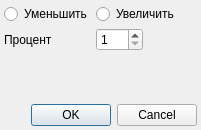
<?xml version="1.0" ?>
<ui version="4.0">
 <class>UpdateDoseNomenclatureExpenseEditor</class>
 <widget class="QDialog" name="UpdateDoseNomenclatureExpenseEditor">
  <property name="geometry">
   <rect>
    <x>0</x>
    <y>0</y>
    <width>201</width>
    <height>130</height>
   </rect>
  </property>
  <property name="windowTitle">
   <string>Изменить дозу</string>
  </property>
  <layout class="QGridLayout" name="gridLayout">
   <property name="margin">
    <number>4</number>
   </property>
   <property name="spacing">
    <number>4</number>
   </property>
   <item colspan="2" column="1" row="0">
    <widget class="QRadioButton" name="chkIncrease">
     <property name="text">
      <string>Увеличить</string>
     </property>
    </widget>
   </item>
   <item colspan="3" column="0" row="3">
    <widget class="QDialogButtonBox" name="buttonBox">
     <property name="orientation">
      <enum>Qt::Horizontal</enum>
     </property>
     <property name="standardButtons">
      <set>QDialogButtonBox::Cancel|QDialogButtonBox::Ok</set>
     </property>
    </widget>
   </item>
   <item column="1" row="1">
    <widget class="CSpinBox" name="edtProcent">
     <property name="minimum">
      <number>1</number>
     </property>
     <property name="maximum">
      <number>100</number>
     </property>
    </widget>
   </item>
   <item column="0" row="0">
    <widget class="QRadioButton" name="chkReduce">
     <property name="text">
      <string>Уменьшить</string>
     </property>
    </widget>
   </item>
   <item column="0" row="1">
    <widget class="QLabel" name="lblProcent">
     <property name="text">
      <string>Процент</string>
     </property>
    </widget>
   </item>
   <item column="2" row="1">
    <spacer name="horizontalSpacer">
     <property name="orientation">
      <enum>Qt::Horizontal</enum>
     </property>
     <property name="sizeHint" stdset="0">
      <size>
       <width>40</width>
       <height>20</height>
      </size>
     </property>
    </spacer>
   </item>
   <item column="0" row="2">
    <spacer name="verticalSpacer">
     <property name="orientation">
      <enum>Qt::Vertical</enum>
     </property>
     <property name="sizeHint" stdset="0">
      <size>
       <width>20</width>
       <height>40</height>
      </size>
     </property>
    </spacer>
   </item>
  </layout>
 </widget>
 <tabstops>
  <tabstop>buttonBox</tabstop>
 </tabstops>
 <resources/>
 <connections>
  <connection>
   <sender>buttonBox</sender>
   <signal>accepted()</signal>
   <receiver>UpdateDoseNomenclatureExpenseEditor</receiver>
   <slot>accept()</slot>
   <hints>
    <hint type="sourcelabel">
     <x>193</x>
     <y>81</y>
    </hint>
    <hint type="destinationlabel">
     <x>157</x>
     <y>89</y>
    </hint>
   </hints>
  </connection>
  <connection>
   <sender>buttonBox</sender>
   <signal>rejected()</signal>
   <receiver>UpdateDoseNomenclatureExpenseEditor</receiver>
   <slot>reject()</slot>
   <hints>
    <hint type="sourcelabel">
     <x>193</x>
     <y>81</y>
    </hint>
    <hint type="destinationlabel">
     <x>197</x>
     <y>89</y>
    </hint>
   </hints>
  </connection>
 </connections>
 <customwidgets>
  <customwidget>
   <class>CSpinBox</class>
   <extends>QSpinBox</extends>
   <header>library/SpinBox.h</header>
  </customwidget>
 </customwidgets>
</ui>
